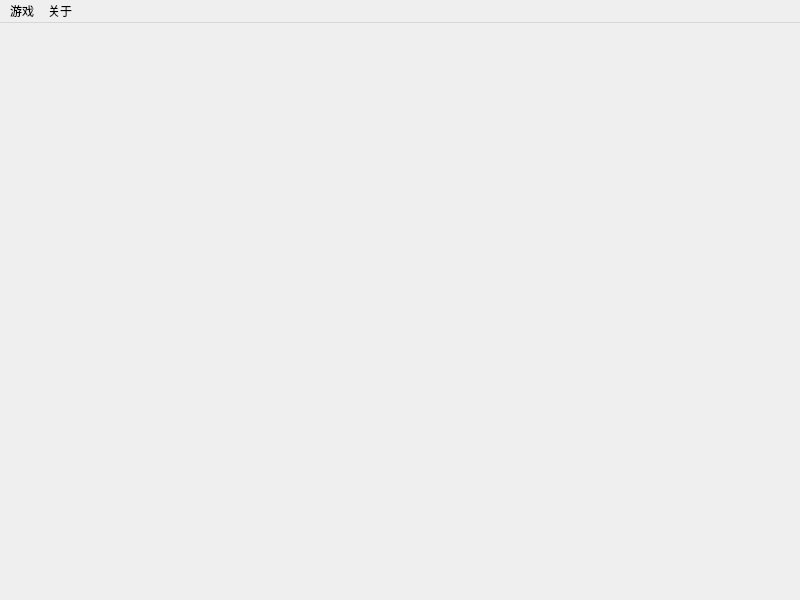
<?xml version="1.0" encoding="UTF-8"?>
<ui version="4.0">
 <class>MainWindow</class>
 <widget class="QMainWindow" name="MainWindow">
  <property name="geometry">
   <rect>
    <x>0</x>
    <y>0</y>
    <width>800</width>
    <height>600</height>
   </rect>
  </property>
  <property name="windowTitle">
   <string>MainWindow</string>
  </property>
  <widget class="QWidget" name="centralwidget"/>
  <widget class="QMenuBar" name="menubar">
   <property name="geometry">
    <rect>
     <x>0</x>
     <y>0</y>
     <width>800</width>
     <height>26</height>
    </rect>
   </property>
   <widget class="QMenu" name="menu">
    <property name="title">
     <string>游戏</string>
    </property>
    <addaction name="actionRestart"/>
    <addaction name="separator"/>
    <addaction name="actionEasy"/>
    <addaction name="separator"/>
    <addaction name="actionIntermediate"/>
    <addaction name="separator"/>
    <addaction name="actionAdvanced"/>
    <addaction name="separator"/>
    <addaction name="actionExit"/>
   </widget>
   <widget class="QMenu" name="menu_2">
    <property name="title">
     <string>关于</string>
    </property>
   </widget>
   <addaction name="menu"/>
   <addaction name="menu_2"/>
  </widget>
  <action name="actionRestart">
   <property name="text">
    <string>新游戏</string>
   </property>
  </action>
  <action name="actionEasy">
   <property name="text">
    <string>初级</string>
   </property>
  </action>
  <action name="actionIntermediate">
   <property name="text">
    <string>中级</string>
   </property>
  </action>
  <action name="actionAdvanced">
   <property name="text">
    <string>高级</string>
   </property>
  </action>
  <action name="actionExit">
   <property name="text">
    <string>关闭</string>
   </property>
  </action>
 </widget>
 <resources/>
 <connections/>
</ui>
